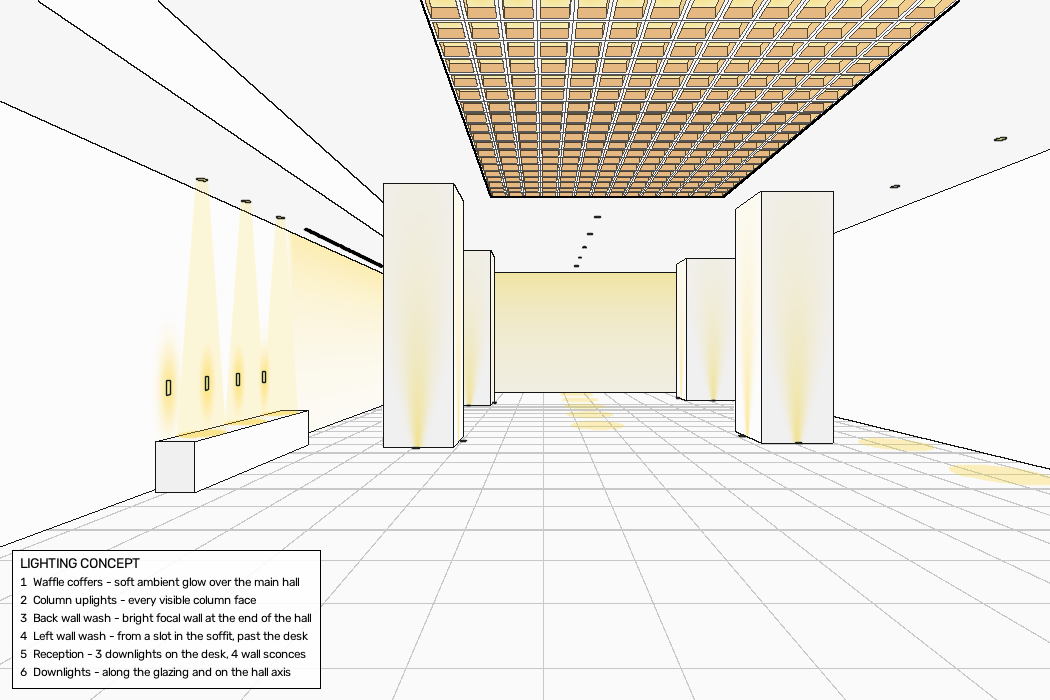
#> input picture tests/reference/lobby_linework.png, 1050 x 700 px
$ python -i calibrate.py   (imports and definitions only)
#> lines starting #> are read from the running program, lines starting #| are printed output that depends on the picture
"""Find the camera of a perspective image from its vanishing points.

  python3 -m glowpoint.calibrate image.png [--known X1,Y1,X2,Y2,HEIGHT] [--eye-height FT] [--f PX] [--out camera.json]

Works for one-, two- and three-point perspectives. Best on renders from 3D software (exact lines);
also works on clean hand drawings, with less accuracy.

  1. Finds straight lines (OpenCV line segment detector).
  2. Groups them by vanishing point (up to three), with RANSAC.
  3. Calculates the lens f, the principal point, and the camera turn/tilt/roll.
     - three finite vanishing points: principal point = their orthocentre, f from any pair
     - two finite (verticals parallel): principal point = image centre, f from the two
     - one finite (one-point): f cannot be found from lines; give --f, or measure it later
  4. Sets the scale from known verticals: --known x1,y1,x2,y2,H means the floor point (x1,y1) and the
     point (x2,y2) straight above it are H feet apart. Give --known several times to check the scale:
     the tool prints the eye height from each one and how much they disagree, and uses the median.
     Or give --eye-height.

The world frame: origin on the floor below the camera, Y up, Z along the vanishing direction that is
most in front of the camera, X to the right of it. Write model.json surfaces in this frame.

Writes camera.json (paste into model.json "camera"), and calibration.png that shows the line groups.
"""
import argparse, json
import numpy as np
import cv2
from . import pngmark
from .model import rotation, angles


def _lsd(gray):
    try:
        return cv2.createLineSegmentDetector(0)
    except Exception:          # some OpenCV versions do not have the LSD detector
        return None


def segments(gray, min_len=None):
    H, W = gray.shape
    min_len = min_len or 0.03*max(H, W)
    blur = cv2.GaussianBlur(gray, (3, 3), 0)
    lsd = _lsd(gray)
    if lsd is not None:
        L = lsd.detect(blur)[0]
    else:                      # fallback: edges + probabilistic Hough transform
        edges = cv2.Canny(blur, 50, 150)
        L = cv2.HoughLinesP(edges, 0.5, np.pi/1800, threshold=30, minLineLength=int(min_len), maxLineGap=2)
    if L is None: return np.zeros((0, 4))
    L = L.reshape(-1, 4).astype(float)
    ln = np.hypot(L[:, 2]-L[:, 0], L[:, 3]-L[:, 1])
    return L[ln > min_len]


def _lines(S, scale, c):
    """Homogeneous lines in normalized coordinates (centred, divided by scale)."""
    p = np.c_[(S[:, :2]-c)/scale, np.ones(len(S))]; q = np.c_[(S[:, 2:]-c)/scale, np.ones(len(S))]
    l = np.cross(p, q); return l/np.linalg.norm(l[:, :2], axis=1, keepdims=True)


def _err(S, v, scale, c):
    """Angle (degrees) between each segment and the direction from its middle to the vanishing point v."""
    mid = ((S[:, :2]+S[:, 2:])/2 - c)/scale
    d_seg = S[:, 2:]-S[:, :2]
    if abs(v[2]) > 1e-9: d_vp = v[:2]/v[2] - mid
    else: d_vp = np.tile(v[:2], (len(S), 1))
    a = np.arctan2(d_seg[:, 1], d_seg[:, 0]) - np.arctan2(d_vp[:, 1], d_vp[:, 0])
    a = np.abs((a + np.pi/2) % np.pi - np.pi/2)
    return np.degrees(a)


def find_vps(S, shape, n=3, tol=1.0, iters=3000, seed=0):
    H, W = shape; c = np.array([W/2, H/2]); scale = max(H, W)
    w = np.hypot(S[:, 2]-S[:, 0], S[:, 3]-S[:, 1])
    Ls = _lines(S, scale, c)
    rng = np.random.default_rng(seed)
    left = np.ones(len(S), bool); vps = []
    for _ in range(n):
        idx = np.nonzero(left)[0]
        if len(idx) < 6: break
        best = None
        for _ in range(iters):
            i, j = rng.choice(idx, 2, replace=False)
            v = np.cross(Ls[i], Ls[j]); nv = np.linalg.norm(v)
            if nv < 1e-12: continue
            v = v/nv
            if any(abs(float(v @ u["v"])) > np.cos(np.radians(3)) for u in vps):
                continue                                     # the same vanishing point again (a few lines off)
            inl = left & (_err(S, v, scale, c) < tol)
            sc = w[inl].sum()
            if best is None or sc > best[0]: best = (sc, v, inl)
        if best is None: break
        sc, v, inl = best
        for _ in range(3):                                   # refine: least squares on the inliers
            A = Ls[inl]*w[inl, None]
            v = np.linalg.svd(A)[2][-1]
            inl = left & (_err(S, v, scale, c) < tol)
        if inl.sum() < 6: break
        if any(abs(float(v @ u["v"])) > np.cos(np.radians(5)) for u in vps):
            left &= ~inl; continue                           # it moved onto a vanishing point we already have
        res = _err(S[inl], v, scale, c)
        d = S[inl, 2:]-S[inl, :2]
        vert = float(np.mean(np.abs(np.abs(np.degrees(np.arctan2(d[:, 1], d[:, 0]))) - 90) < 20))
        vps.append(dict(v=v, inliers=inl, n=int(inl.sum()), weight=float(w[inl].sum()),
                        rms_deg=float(np.sqrt(np.mean(res**2))), vertical_share=vert))
        left &= ~inl
    return vps, c, scale


def to_pixels(v, c, scale):
    """Finite vanishing point in pixels, or None if it is (practically) at infinity."""
    if abs(v[2]) < 1e-9: return None
    p = v[:2]/v[2]
    if np.linalg.norm(p) > 10: return None                  # more than 10 image widths away: unstable, treat as infinite
    return p*scale + c


def orthocentre(a, b, c_):
    A = np.array([c_-b, c_-a]); rhs = np.array([np.dot(c_-b, a), np.dot(c_-a, b)])
    return np.linalg.solve(A, rhs)


def solve_camera(vps, c, scale, f_given=None):
    vert = max(vps, key=lambda d: d["vertical_share"]) if vps else None
    if vert is not None and vert["vertical_share"] < 0.5: vert = None
    horiz = sorted([d for d in vps if d is not vert], key=lambda d: -d["weight"])[:2]
    fin = {id(d): to_pixels(d["v"], c, scale) for d in vps}
    finite_h = [d for d in horiz if fin[id(d)] is not None]
    vfin = fin[id(vert)] if vert is not None else None
    notes = []
    pp = c.copy()
    if len(finite_h) == 2 and vfin is not None:
        pp = orthocentre(fin[id(finite_h[0])], fin[id(finite_h[1])], vfin); kind = "three-point"
        if np.linalg.norm(pp-c) > 0.25*scale:
            notes.append("principal point far from the image centre: the image may be cropped or shifted; using the centre")
            pp = c.copy()
    elif len(finite_h) == 2: kind = "two-point"
    elif len(finite_h) == 1 and vfin is not None: kind = "two-point (tilted)"
    else: kind = "one-point"
    f = f_given
    if f is None:
        pairs = []
        if len(finite_h) == 2: pairs.append((fin[id(finite_h[0])], fin[id(finite_h[1])]))
        for d in finite_h:
            if vfin is not None: pairs.append((fin[id(d)], vfin))
        for a, b in pairs:
            f2 = -np.dot(a-pp, b-pp)
            if f2 > 0: f = float(np.sqrt(f2)); break
    if f is not None and f_given is None and kind == "two-point":
        far = max(np.linalg.norm(fin[id(d)] - pp) for d in finite_h) / scale
        if far > 6:
            notes.append(f"nearly one-point: one vanishing point is {far:.0f} image widths away, so the lens from the lines "
                         "is not reliable. Check it with a known depth or a square object (README, One-point images) and give --f")
    if f is None:
        notes.append("the lens cannot be found from the lines in a one-point view: give --f (or measure a square)")
        return dict(kind=kind, f=None, principal=pp.tolist(), notes=notes), None

    # [5 lines left out: function cam_dir, not called in this run]
    up = cam_dir(vert) if vert is not None else np.array([0, 1.0, 0])
    if up[1] < 0: up = -up
    hd = [cam_dir(d) for d in horiz]
    if not hd: return dict(kind=kind, f=f, principal=pp.tolist(), notes=notes+["no horizontal directions found"]), None
    raw_angles = [float(np.degrees(np.arccos(abs(np.dot(a, b))))) for a, b in
                  ([(hd[0], hd[1])] if len(hd) == 2 else []) + [(h, up) for h in hd]]
    Z = max(hd, key=lambda v: abs(v[2]))                     # the direction most in front of the camera
    if Z[2] < 0: Z = -Z
    Z = Z - np.dot(Z, up)*up; Z /= np.linalg.norm(Z)
    X = np.cross(up, Z)
    M = np.stack([X, up, Z], 1)                              # columns: world axes in camera coordinates
    U, _, Vt = np.linalg.svd(M); R = U @ Vt                  # nearest true rotation
    yaw, pitch, roll = angles(R)
    return dict(kind=kind, f=f, principal=pp.tolist(), yaw=yaw, pitch=pitch, roll=roll,
                axis_angles_deg=raw_angles, notes=notes), R


# [15 lines left out: function scale_from_known, not called in this run]


def calibrate_image(path, f=None, tol=1.0):
    """Lens and turn of an image from its lines: dict with f, principal, yaw, pitch, roll (no scale or position)."""
#> called with path = '../tests/reference/lobby_linework.png', tol = 1
    img = cv2.imread(path); gray = cv2.cvtColor(img, cv2.COLOR_BGR2GRAY)
#> in calibrate_image, img is the input picture: shape (700, 1050, 3); mean B, G, R 226.7, 233.6, 236.7
#> after `gray = cv2.cvtColor(img, cv2.COLOR_BGR2GRAY)`:
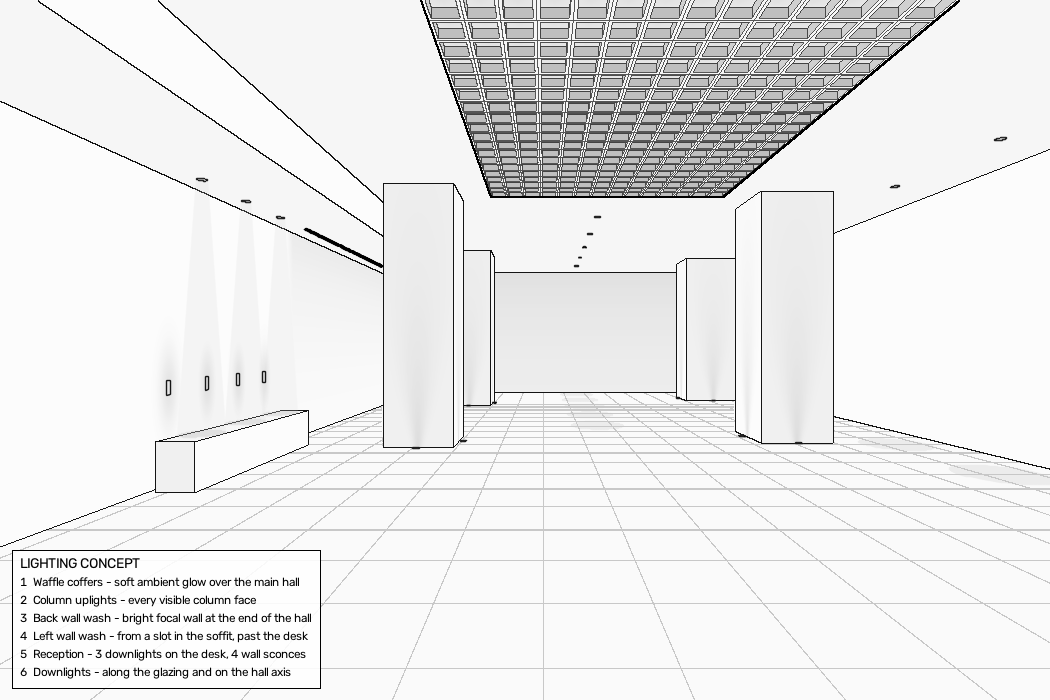
#> gray: shape (700, 1050); min 0, max 254, mean 233.8
    S = segments(gray); vps, c, scale = find_vps(S, gray.shape, tol=tol)
#> in segments, `L = lsd.detect(blur)[0]`: L = 1385 rows, first 6: [381.9, 268.1, 302.8, 229.9], [306.3, 226.7, 382.1, 263.8], [960.1, 1.29, 723.2, 198], [489.2, 197.7, 418.6, 0.00667], [723.1, 197.8, 490.6, 197.8], [735.8, 430.2, 758.5, 439.8]
#> in segments, `ln = np.hypot(L[:, 2]-L[:, 0], L[:, 3]-L[:, 1])`: ln = 1385 values, max 417.4 at index 61, min 4.88 at index 307, mean 34.88
#> after `S = segments(gray)`: S = 382 rows, first 6: [381.9, 268.1, 302.8, 229.9], [306.3, 226.7, 382.1, 263.8], [960.1, 1.29, 723.2, 198], [489.2, 197.7, 418.6, 0.00667], [723.1, 197.8, 490.6, 197.8], [154.3, 439, 306.4, 404.7]
#> in find_vps, `w = np.hypot(S[:, 2]-S[:, 0], S[:, 3]-S[:, 1])`: w = 382 values, max 417.4 at index 29, min 31.62 at index 192, mean 81.39
#> in _lines, `p = np.c_[(S[:, :2] - c) / scale, np.ones(len(S))]`: p = 382 rows, first 8: [-0.136, -0.078, 1], [-0.208, -0.117, 1], [0.414, -0.332, 1], [-0.0341, -0.145, 1], [0.189, -0.145, 1], [-0.353, 0.0847, 1], [-0.209, 0.0589, 1], [-0.134, -0.157, 1]
#> in _lines, `q = np.c_[(S[:, 2:] - c) / scale, np.ones(len(S))]`: q = 382 rows, first 8: [-0.212, -0.114, 1], [-0.136, -0.0821, 1], [0.189, -0.145, 1], [-0.101, -0.333, 1], [-0.0327, -0.145, 1], [-0.208, 0.0521, 1], [-0.313, 0.0877, 1], [-0.134, 0.0899, 1]
#> in _lines, `l = np.cross(p, q)`: l = 382 rows, first 8: [0.0364, -0.0753, -0.000914], [-0.0353, 0.0722, 0.00112], [-0.187, -0.226, 0.00271], [0.188, -0.0672, -0.00333], [-9.79e-06, -0.221, -0.0321], [0.0326, 0.145, -0.000758], [-0.0288, -0.104, 0.000117], [-0.246, 1.02e-05, -0.033]
#> in find_vps, `Ls = _lines(S, scale, c)`: Ls = 382 rows, first 8: [0.435, -0.9, -0.0109], [-0.439, 0.898, 0.0139], [-0.639, -0.769, 0.00925], [0.942, -0.336, -0.0166], [-4.42e-05, -1, -0.145], [0.22, 0.976, -0.0051], [-0.267, -0.964, 0.00108], [-1, 4.15e-05, -0.134]
#> the loop in find_vps, `for _ in range(n):` made 3 passes
#> (sc, vert) on passes 1 to 3: (14065.9, 0), (7600.5, 0.125), (4487.5, 1)
#> after the loop in find_vps, `for _ in range(n):`: vps = 3 items
#> after `vps, c, scale = find_vps(S, gray.shape, tol=tol)`: vps = 3 items; c = [525, 350]; scale = 1050
    cam, R = solve_camera(vps, c, scale, f)
#> in solve_camera, `vert = max(vps, key=lambda d: d["vertical_share"]) if vps else None`: vert = 6 items
#> in solve_camera, `horiz = sorted([d for d in vps if d is not vert], key=lambda d: -d["we..`: horiz = 2 items
#> in solve_camera, `fin = {id(d): to_pixels(d["v"], c, scale) for d in vps}`: fin = 3 items
#> in solve_camera, `finite_h = [d for d in horiz if fin[id(d)] is not None]`: finite_h = 1 item
#> in solve_camera, `pp = c.copy()`: pp = [525, 350]
#> the loop in solve_camera, `for d in finite_h:` made 1 pass
#> after the loop in solve_camera, `for d in finite_h:`: pairs = []
#> cam = 4 items
    if R is None:
#> (the run stopped early here; a loop or call above may not have finished)
